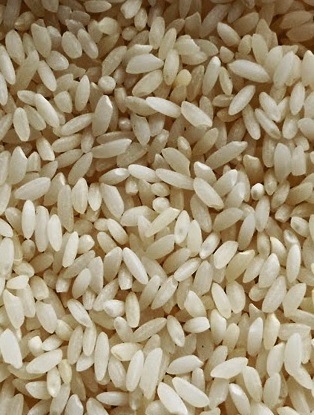
%> input picture brown_rice.jpg, 314 x 415 px
$ octave brown_feature.m   (GNU Octave 9; MATLAB toolbox functions it lacks are replaced by stand-ins)
%> lines starting %> are read from the running program, lines starting %| are printed output that depends on the picture; in (x1, y1, x2, y2) boxes, pixels count from 0 and x2, y2 are one past the last pixel; in counts of white or black regions, pixels touching at a corner belong together; the program's own positions count from 1
I = imread('brown_rice.jpg');
%> I is the input picture: size 415x314x3 uint8; mean R, G, B 160.6, 144.8, 113.8
imshow(I)
I2 = rgb2gray(I)
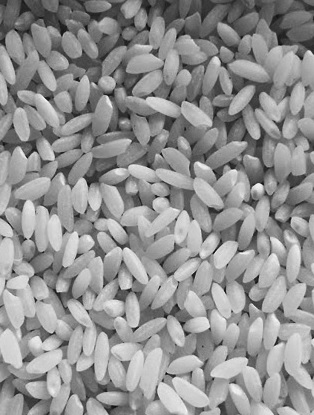
%> I2: size 415x314 uint8; min 5, max 250, mean 146
I3 = im2bw(I2, 0.6)
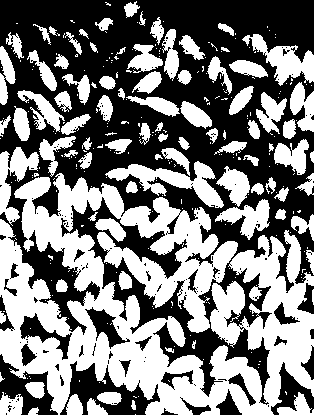
%> I3: size 415x314 logical; 48.5% white; 305 white regions (218 under 20 px), largest, box (x1, y1, x2, y2) and area: (0, 173, 314, 415) 38836, (105, 161, 224, 208) 1984, (242, 34, 314, 86) 1469
%> (the run ends here)

$ run again, with aa.jpg copied over brown_rice.jpg
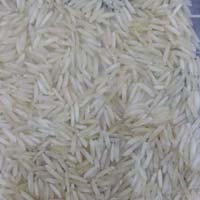
%> input picture aa.jpg, 200 x 200 px
%> I is the input picture: size 200x200x3 uint8; mean R, G, B 152.8, 151.2, 148.4
%> `I3 = im2bw(I2, 0.6)`:
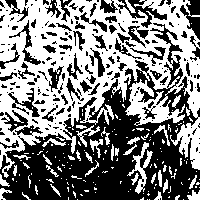
%> I3: size 200x200 logical; 50.3% white; 208 black regions (143 under 20 px), largest, box (x1, y1, x2, y2) and area: (0, 23, 200, 200) 13610, (116, 0, 167, 28) 446, (180, 0, 200, 40) 411

$ run again, with dd.jpg copied over brown_rice.jpg
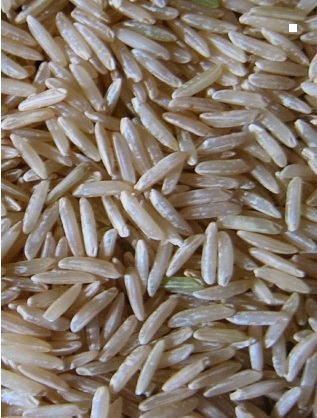
%> input picture dd.jpg, 317 x 418 px
%> I is the input picture: size 418x317x3 uint8; mean R, G, B 133, 119.9, 106.9
%> `I2 = rgb2gray(I)`:
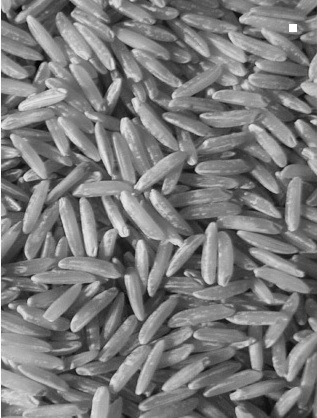
%> I2: size 418x317 uint8; min 2, max 255, mean 122.3
%> `I3 = im2bw(I2, 0.6)`:
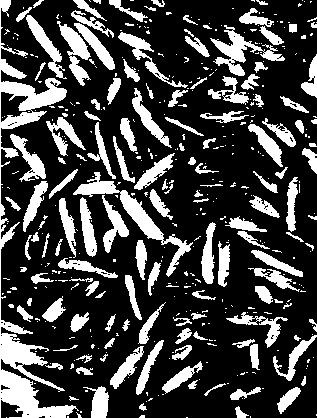
%> I3: size 418x317 logical; 26.1% white; 450 white regions (311 under 20 px), largest, box (x1, y1, x2, y2) and area: (0, 0, 79, 418) 5669, (73, 172, 193, 277) 1705, (210, 25, 285, 76) 1101
